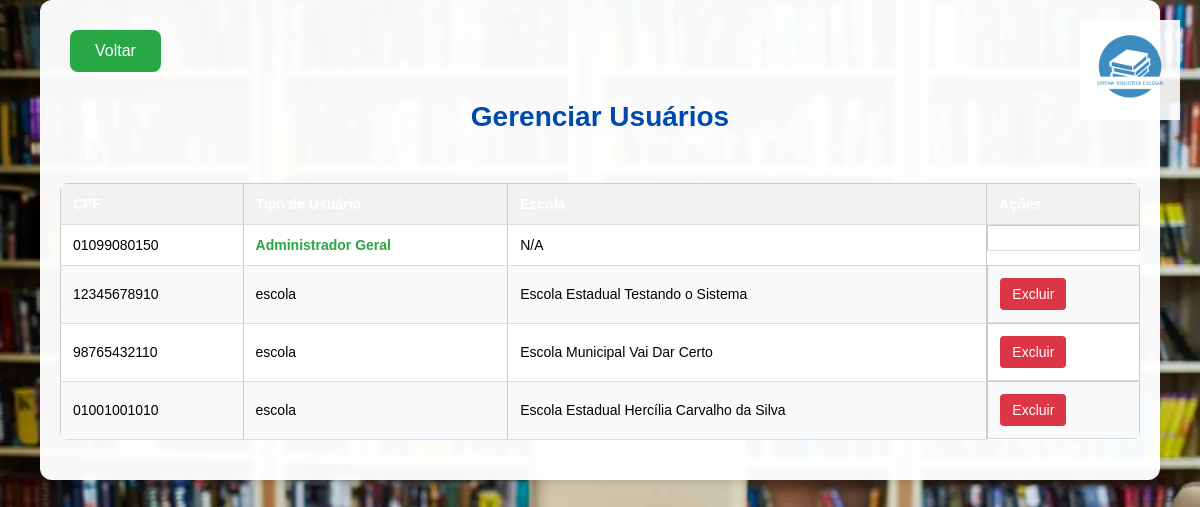
The page /gerenciar_usuarios (signed in) on the database as committed earlier.
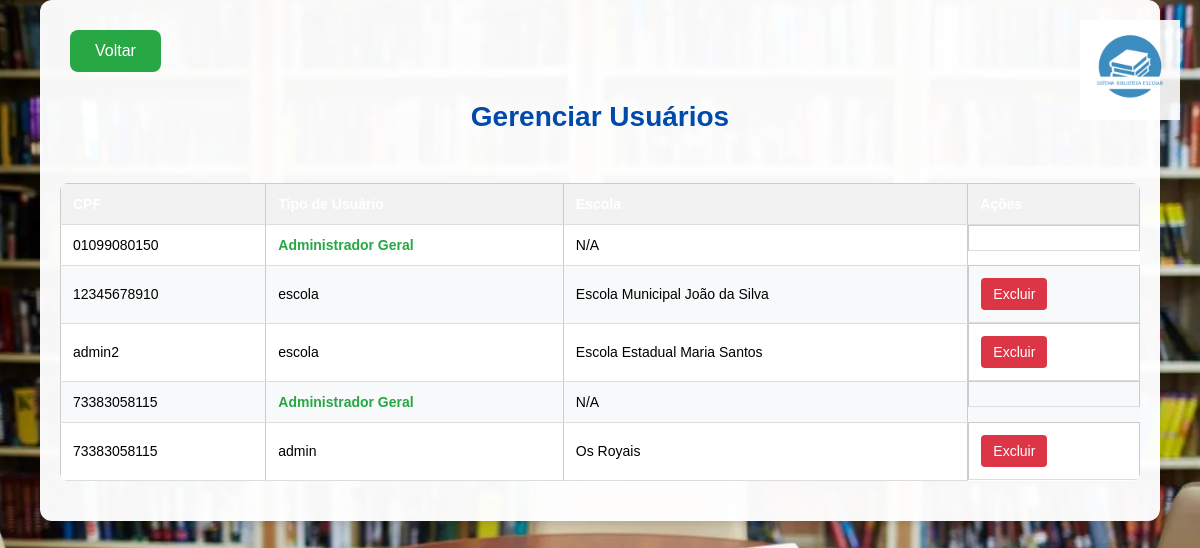
The same page on the database as committed later.
### tables this page shows
CREATE TABLE usuarios (
    id INTEGER PRIMARY KEY AUTOINCREMENT,
    cpf TEXT NOT NULL,
    senha TEXT NOT NULL,
    escola_id INTEGER,
    tipo_usuario TEXT DEFAULT 'escola',
    FOREIGN KEY (escola_id) REFERENCES escolas(id),
    UNIQUE(cpf, escola_id)
);

CREATE TABLE escolas (
    id INTEGER PRIMARY KEY AUTOINCREMENT,
    nome TEXT NOT NULL,
    endereco TEXT,
    telefone TEXT
);

### app.py (the view)
@app.route('/gerenciar_usuarios')
def gerenciar_usuarios():
    if 'usuario_cpf' not in session:
        return redirect(url_for('login'))
    if session.get('tipo_usuario') != 'super_admin':
        flash('Apenas o administrador geral pode gerenciar usuários!', 'error')
        return redirect(url_for('index'))
    conn = get_db_connection()
    usuarios = conn.execute('''
        SELECT u.*, e.nome as escola_nome
        FROM usuarios u
        LEFT JOIN escolas e ON u.escola_id = e.id
    ''').fetchall()
    conn.close()
    return render_template('gerenciar_usuarios.html', usuarios=usuarios)

### app.py (called while the page is built)
def get_db_connection():
    conn = sqlite3.connect('database.db')
    conn.row_factory = sqlite3.Row
    return conn

### templates/gerenciar_usuarios.html (shortened to what this page needs)
<!DOCTYPE html>
<html lang="pt-br">
<head>
    <link rel="stylesheet" href="{{ url_for('static', filename='style.css') }}">
</head>
<body>
    <div class="logo-container">
        <img src="{{ url_for('static', filename='logosbe.png') }}" alt="Logo Sistema Biblioteca Escolar">
    </div>
    <div class="container">
        <a href="{{ url_for('index') }}" class="back-button">Voltar</a>
        <h1>Gerenciar Usuários</h1>
        <div class="table-container">
            <table>
                <thead>
                    <tr>
                        <th>CPF</th>
                        <th>Tipo de Usuário</th>
                        <th>Escola</th>
                        <th>Ações</th>
                    </tr>
                </thead>
                <tbody>
                    {% for usuario in usuarios %}
                    <tr>
                        <td>{{ usuario.cpf }}</td>
                        <td>
                            {% if usuario.tipo_usuario == 'super_admin' %}
                                <span class="super-admin">Administrador Geral</span>
                            {% else %}
                                {{ usuario.tipo_usuario }}
                            {% endif %}
                        </td>
                        <td>{{ usuario.escola_nome or 'N/A' }}</td>
                        <td class="action-buttons">
                            {% if usuario.tipo_usuario != 'super_admin' %}
                            <a href="{{ url_for('excluir_usuario', cpf=usuario.cpf) }}"
                               class="delete-button"
                               onclick="return confirm('Tem certeza que deseja excluir este usuário?')">
                                Excluir
                            </a>
                            {% endif %}
                        </td>
                    </tr>
                    {% endfor %}
                </tbody>
            </table>
        </div>
    </div>
</body>
</html>

Rows that differ between the two databases and show on the page:
removed usuarios: cpf "98765432110", tipo_usuario "escola", nome "Escola Municipal Vai Dar Certo"
removed usuarios: cpf "01001001010", tipo_usuario "escola", nome "Escola Estadual Hercília Carvalho da Silva"
added usuarios: cpf "12345678910", tipo_usuario "escola", nome "Escola Municipal João da Silva"
added usuarios: cpf "admin2", tipo_usuario "escola", nome "Escola Estadual Maria Santos"
changed usuarios (number 4 of 5 on the later page): cpf "12345678910" → "73383058115"; nome "Escola Estadual Testando o Sistema" → "N/A"; tipo_usuario "escola" → (not shown); tipo_usuario "Excluir" → "Administrador Geral"
added usuarios: cpf "73383058115", tipo_usuario "admin", nome "Os Royais"
